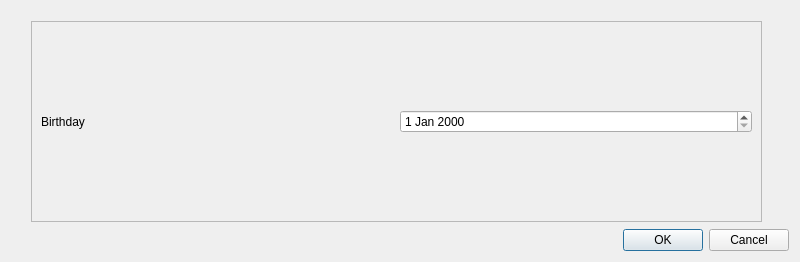
<?xml version="1.0" encoding="UTF-8"?>
<ui version="4.0">
 <class>Dialog</class>
 <widget class="QDialog" name="Dialog">
  <property name="geometry">
   <rect>
    <x>0</x>
    <y>0</y>
    <width>800</width>
    <height>262</height>
   </rect>
  </property>
  <property name="windowTitle">
   <string>Dialog</string>
  </property>
  <layout class="QVBoxLayout" name="verticalLayout">
   <item>
    <widget class="QStackedWidget" name="stackedWidget">
     <property name="currentIndex">
      <number>2</number>
     </property>
     <widget class="QWidget" name="page">
      <layout class="QVBoxLayout" name="verticalLayout_2">
       <item>
        <layout class="QGridLayout" name="gridLayout">
         <item row="0" column="0">
          <widget class="QLabel" name="label">
           <property name="text">
            <string>First</string>
           </property>
          </widget>
         </item>
         <item row="0" column="1">
          <widget class="QLineEdit" name="txtFirst"/>
         </item>
         <item row="1" column="0">
          <widget class="QLabel" name="label_2">
           <property name="text">
            <string>Last</string>
           </property>
          </widget>
         </item>
         <item row="1" column="1">
          <widget class="QLineEdit" name="txtLast"/>
         </item>
         <item row="2" column="0">
          <widget class="QLabel" name="label_3">
           <property name="text">
            <string>Email</string>
           </property>
          </widget>
         </item>
         <item row="2" column="1">
          <widget class="QLineEdit" name="txtEmail"/>
         </item>
        </layout>
       </item>
       <item>
        <widget class="QRadioButton" name="radioButton">
         <property name="text">
          <string>Male</string>
         </property>
        </widget>
       </item>
       <item>
        <widget class="QRadioButton" name="radioButton_2">
         <property name="text">
          <string>Female</string>
         </property>
        </widget>
       </item>
       <item>
        <spacer name="verticalSpacer">
         <property name="orientation">
          <enum>Qt::Vertical</enum>
         </property>
         <property name="sizeHint" stdset="0">
          <size>
           <width>20</width>
           <height>40</height>
          </size>
         </property>
        </spacer>
       </item>
      </layout>
     </widget>
     <widget class="QWidget" name="page_2">
      <layout class="QVBoxLayout" name="verticalLayout_3">
       <item>
        <widget class="QLabel" name="label_4">
         <property name="text">
          <string>Notes</string>
         </property>
        </widget>
       </item>
       <item>
        <widget class="QPlainTextEdit" name="plainTextEdit"/>
       </item>
      </layout>
     </widget>
     <widget class="QWidget" name="page_3">
      <widget class="QFrame" name="Birthday">
       <property name="geometry">
        <rect>
         <x>20</x>
         <y>10</y>
         <width>731</width>
         <height>201</height>
        </rect>
       </property>
       <property name="frameShape">
        <enum>QFrame::StyledPanel</enum>
       </property>
       <property name="frameShadow">
        <enum>QFrame::Raised</enum>
       </property>
       <layout class="QHBoxLayout" name="horizontalLayout">
        <item>
         <widget class="QLabel" name="label_5">
          <property name="text">
           <string>Birthday</string>
          </property>
         </widget>
        </item>
        <item>
         <widget class="QDateEdit" name="dateEdit"/>
        </item>
       </layout>
      </widget>
     </widget>
    </widget>
   </item>
   <item>
    <widget class="QDialogButtonBox" name="buttonBox">
     <property name="standardButtons">
      <set>QDialogButtonBox::Cancel|QDialogButtonBox::Ok</set>
     </property>
    </widget>
   </item>
  </layout>
 </widget>
 <resources/>
 <connections/>
</ui>
